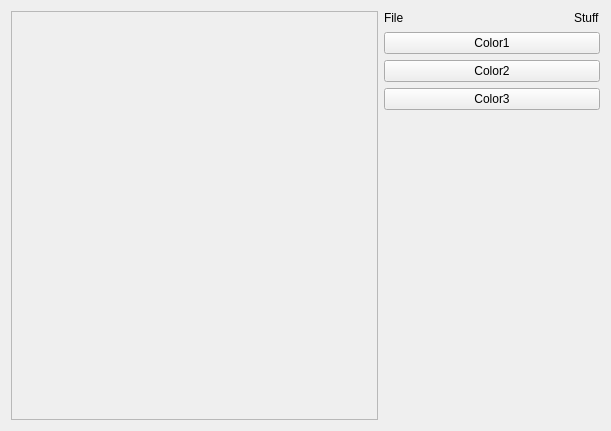
<?xml version="1.0" encoding="UTF-8"?>
<ui version="4.0">
 <class>Form</class>
 <widget class="QWidget" name="Form">
  <property name="geometry">
   <rect>
    <x>0</x>
    <y>0</y>
    <width>611</width>
    <height>431</height>
   </rect>
  </property>
  <property name="sizePolicy">
   <sizepolicy hsizetype="Expanding" vsizetype="Expanding">
    <horstretch>0</horstretch>
    <verstretch>0</verstretch>
   </sizepolicy>
  </property>
  <property name="windowTitle">
   <string>Form</string>
  </property>
  <layout class="QGridLayout" name="gridLayout" rowstretch="0,1,1" columnstretch="2,1,0" rowminimumheight="0,0,0">
   <item row="0" column="0" rowspan="3">
    <widget class="QScrollArea" name="scrollArea">
     <property name="sizePolicy">
      <sizepolicy hsizetype="Preferred" vsizetype="Preferred">
       <horstretch>0</horstretch>
       <verstretch>0</verstretch>
      </sizepolicy>
     </property>
     <property name="widgetResizable">
      <bool>true</bool>
     </property>
     <widget class="QWidget" name="scrolly">
      <property name="geometry">
       <rect>
        <x>0</x>
        <y>0</y>
        <width>363</width>
        <height>409</height>
       </rect>
      </property>
      <layout class="QGridLayout" name="gridLayout_2"/>
     </widget>
    </widget>
   </item>
   <item row="0" column="1">
    <widget class="QLabel" name="label">
     <property name="text">
      <string>File</string>
     </property>
    </widget>
   </item>
   <item row="0" column="2">
    <widget class="QLabel" name="label_2">
     <property name="text">
      <string>Stuff</string>
     </property>
    </widget>
   </item>
   <item row="1" column="1" colspan="2">
    <layout class="QVBoxLayout" name="verticalLayout">
     <property name="topMargin">
      <number>1</number>
     </property>
     <item>
      <widget class="QPushButton" name="color1">
       <property name="text">
        <string>Color1</string>
       </property>
      </widget>
     </item>
     <item>
      <widget class="QPushButton" name="color2">
       <property name="text">
        <string>Color2</string>
       </property>
      </widget>
     </item>
     <item>
      <widget class="QPushButton" name="color3">
       <property name="text">
        <string>Color3</string>
       </property>
      </widget>
     </item>
    </layout>
   </item>
   <item row="2" column="1">
    <spacer name="verticalSpacer">
     <property name="orientation">
      <enum>Qt::Vertical</enum>
     </property>
     <property name="sizeHint" stdset="0">
      <size>
       <width>20</width>
       <height>40</height>
      </size>
     </property>
    </spacer>
   </item>
  </layout>
 </widget>
 <resources/>
 <connections/>
</ui>
